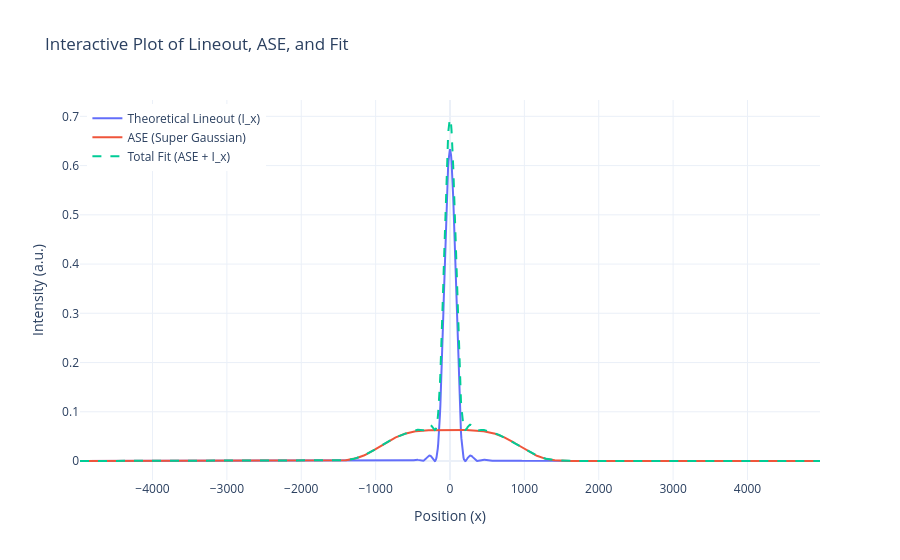

Notebook code for this chart:
### Code cell
fig = go.Figure()

 fig.add_trace(go.Scatter(x=x_vals_nO, y=lineout_th, mode='lines', name='Theoretical Lineout (I_x)'))
 fig.add_trace(go.Scatter(x=x_vals_nO, y=ase_n, mode='lines', name='ASE (Super Gaussian)'))
 fig.add_trace(go.Scatter(x=x_vals_nO, y=fit_n, mode='lines', name='Total Fit (ASE + I_x)', line=dict(dash='dash')))

 # Layout settings
 fig.update_layout(
     title='Interactive Plot of Lineout, ASE, and Fit',
     xaxis_title='Position (x)',
     yaxis_title='Intensity (a.u.)',
     template='plotly_white',
     legend=dict(x=0.01, y=0.99),
     hovermode='x unified'
 )

### Figure 1 — Plotly figure (JSON) as saved in the notebook; plotly's stock layout.template omitted (floating-point values rounded to 4 significant figures; data arrays with more than 128 entries replaced by an {"elided": "..."} marker saying what was removed)
{"data": [{"mode": "lines", "name": "Theoretical Lineout (I_x)", "type": "scatter", "x": {"elided": "1726 float values"}, "y": {"elided": "1726 float values"}}, {"mode": "lines", "name": "ASE (Super Gaussian)", "type": "scatter", "x": {"elided": "1726 float values"}, "y": {"elided": "1726 float values"}}, {"line": {"dash": "dash"}, "mode": "lines", "name": "Total Fit (ASE + I_x)", "type": "scatter", "x": {"elided": "1726 float values"}, "y": {"elided": "1726 float values"}}], "layout": {"hovermode": "x unified", "legend": {"x": 0.01, "y": 0.99}, "title": {"text": "Interactive Plot of Lineout, ASE, and Fit"}, "xaxis": {"title": {"text": "Position (x)"}}, "yaxis": {"title": {"text": "Intensity (a.u.)"}}}}
